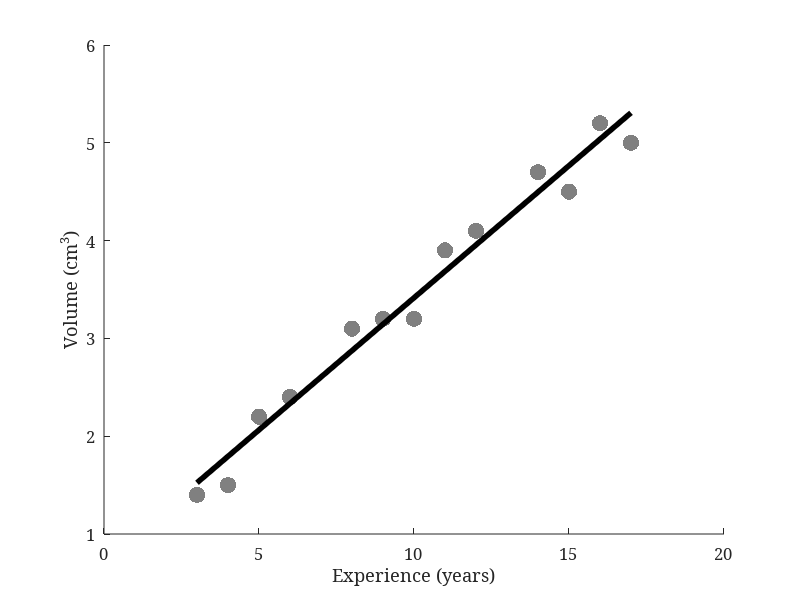

Write the MATLAB code that produced this figure. (Note: this script raises an error after producing the figure.)
function LinearRegressionExample_JoshAnswers
%Non-neuroscience example to show how to linear regression
close all

%First, the data. These are the wing lengths of 13 birds at different YearsExperiences
YearsExperience=[3 4 5 6 8 9 10 11 12 14 15 16 17]; %this is the X variable
Volume=[1.4 1.5 2.2 2.4 3.1 3.2 3.2 3.9 4.1 4.7 4.5 5.2 5]; %this is the Y variable


%Let's calculate the slope and intercept of the regression line
%
% Calculate the slope first
% I am including easy ways to calculate the different vlaues
n=length(YearsExperience); %alternatively, you can calculate n=length(Volume)
SumX=sum(YearsExperience); %sum up all X values
MeanX=mean(YearsExperience); %find the mean X value
SumX2=sum(YearsExperience.^2);  %the sum of each X squared
Sumx2=SumX2-SumX^2/n; %the sum of the square of the difference between (each X and mean X);

SumY=sum(Volume); %sum up all Y values
MeanY=mean(Volume); %find the mean Y value
SumXY=sum(YearsExperience.*Volume); %the sum of the product of each X and Y values
Sumxy=SumXY-SumX*SumY/n;%the sum of the product of the difference between each X value minus the
SumY2=sum(Volume.^2);%the sum of each Y squared
%mean X value and each Y value minus its mean

b=Sumxy/Sumx2; %the slope

%
% Now the intercept
a=MeanY-b*MeanX;


%let's plot out the data
figure(1); clf; hold on;
plot(YearsExperience,Volume,'.','Markersize',35,'color',[.5 .5 .5]);
xlabel('Experience (years)','fontname','Georgia','fontsize', 12);
ylabel('Volume (cm^3)','fontname','Georgia','fontsize', 12);
set(gca,'fontname','Georgia','fontsize',12);% make pretty

%now the regression line
Xline=[3 17];
Ypred=b*Xline+a;
plot(Xline,Ypred,'-','color',[0 0 0 ],'linewidth',4)

suptitle(['Volume_p_r_e_d = ' num2str(a) '+' num2str(b) 'YearsExperience'])

%let's test the null hypothesis that b (slope)=0;
df=n-2; %degrees of freedom
totalSS=SumY2-SumY^2/n;    %totalSS is essentially the sum of the square of the difference between (each y and mean Y);
regressionSS=Sumxy^2/Sumx2;
residualSS=totalSS-regressionSS;
Fstat=regressionSS/(residualSS/df);
prob=fpval(Fstat,1,n-2); % significance probability for regression
text(4,5,['(Fstat based) p of H0:b=0 is ' num2str(prob)],'fontname','Georgia','fontsize',12)

%let's use a t-test to test the null hypothesis that b=0
syx=sqrt((residualSS/df));
sb=sqrt(syx^2/Sumx2);%sb is essentially the standard error of the regression slope
Tval=(b-0)/sb;
prob = 1-tcdf(Tval,n-2); %n-2 is the degrees of freedom
text(4,4.8,['(Tstat based) p of H0:b=0 is ' num2str(prob)],'fontname','Georgia','fontsize',12)


%calculate 95% confidence intervals
t=-1*tinv(.05/2,n-2); %n-2 is the degrees of freedom
L1=b-t*sb; %lower CI
L2=b+t*sb; %upper CI
a1=MeanY-L1*MeanX; %intercept for lower CI
a2=MeanY-L2*MeanX; %intercept for upper CI
plot(Xline,L1*Xline+a1,'--','color',[.75 .75 .75 ],'linewidth',2)
plot(Xline,L2*Xline+a2,'--','color',[.75 .75 .75 ],'linewidth',2)
text(4,4.2,['95% CI in grey dashed lines'],'fontname','Georgia','fontsize',12)

%let's calculate r2 (coefficient of determination)
totalSS=SumY2-SumY^2/n;    %totalSS is essentially the sum of the square of the difference between (each y and mean Y);
regressionSS=Sumxy^2/Sumx2;
r2=regressionSS/totalSS;
text(4,4.5,['r^2=' num2str(r2)],'fontname','Georgia','fontsize',12)
 

%%%%%%%%%%%%%%%%%%%%%%%%%%%%%%%%%%%%%%%%%%%%%%%%%%%%%%%%%%%%%%%%%%%%%%%%%%
%%%%%%%%%%%%%%%%%%%%%%%%%%%%%%%%%%%%%%%%%%%%%%%%%%%%%%%%%%%%%%%%%%%%%%%%%%
%%%%%%%%%%%%%%%%%%%%%%%%%%%%%%%%%%%%%%%%%%%%%%%%%%%%%%%%%%%%%%%%%%%%%%%%%%
%
%
%
% Let's repeat all of this but add 4 different levels of noise to see how
% things get affected

%First, the data. These are the wing lengths of 13 birds at different YearsExperiences
YearsExperience=[3 4 5 6 8 9 10 11 12 14 15 16 17]; %this is the X variable
Volume=[1.4 1.5 2.2 2.4 3.1 3.2 3.2 3.9 4.1 4.7 4.5 5.2 5]; %this is the y variable

h=figure(2); clf; hold on;
set(h,'position',[136 25 1197 780]);
maxY=[];
for i=1:4
    
    subplot(2,2,i); hold on; %just choose the plot    

    Volume=Volume +i*randn(1,length(Volume)); %add noise to data
    maxY(i)=max(Volume); %store max value to make axes the same
    
    %Let's calculate the slope and intercept of the regression line
    %
    % Calculate the slope first
    % I am including easy ways to calculate the different vlaues
    n=length(YearsExperience); %alternatively, you can calculate n=length(Volume)
    SumX=sum(YearsExperience); %sum up all X values
    MeanX=mean(YearsExperience); %find the mean X value
    SumX2=sum(YearsExperience.^2);  %the sum of each X squared
    Sumx2=SumX2-SumX^2/n; %the sum of the square of the difference between (each X and mean X);

    SumY=sum(Volume); %sum up all Y values
    MeanY=mean(Volume); %find the mean Y value
    SumXY=sum(YearsExperience.*Volume); %the sum of the product of each X and Y values
    Sumxy=SumXY-SumX*SumY/n;%the sum of the product of the difference between each X value minus the
    SumY2=sum(Volume.^2);%the sum of each Y squared
    %mean X value and each Y value minus its mean

    b=Sumxy/Sumx2; %the slope

    %
    % Now the intercept
    a=MeanY-b*MeanX;

    %let's plot out the data
    plot(YearsExperience,Volume,'.','Markersize',35,'color',[.5 .5 .5]);
    xlabel('Experience (years)','fontname','Georgia','fontsize', 12);
    ylabel('Volume','fontname','Georgia','fontsize', 12);
    set(gca,'fontname','Georgia','fontsize',12);% make pretty

    %now the regression line
    Xline=[3 17];
    Ypred=b*Xline+a;
    plot(Xline,Ypred,'-','color',[0 0 0 ],'linewidth',4)
    title(['Volume_p_r_e_d = ' num2str(a) '+' num2str(b) 'YearsExperience'])


    %let's calculate r2 (coefficient of determination)
    totalSS=SumY2-SumY^2/n;    %totalSS is essentially the sum of the square of the difference between (each y and mean Y);
    regressionSS=Sumxy^2/Sumx2;
    r2(i)=regressionSS/totalSS;
    

    %let's test the null hypothesis that b (slope)=0;
    df=n-2; %degrees of freedom
    residualSS=totalSS-regressionSS;
    Fstat=regressionSS/(residualSS/df);
    prob(i)=fpval(Fstat,1,n-2); % significance probability for regression

    
    %calculate 95% confidence intervals
    t=-1*tinv(.05/2,n-2); %n-2 is the degrees of freedom
    L1=b-t*sb; %lower CI
    L2=b+t*sb; %upper CI
    a1=MeanY-L1*MeanX; %intercept for lower CI
    a2=MeanY-L2*MeanX; %intercept for upper CI
    plot(Xline,L1*Xline+a1,'--','color',[.75 .75 .75 ],'linewidth',2)
    plot(Xline,L2*Xline+a2,'--','color',[.75 .75 .75 ],'linewidth',2)
end

for i =1:4
    subplot(2,2,i);
    axis([2 18 1 max(maxY)+0.5]); %make all axes the same
    text(4,max(maxY)+0.5-.5,['(Fstat based) p of H0:b=0 is ' num2str(prob(i))],'fontname','Georgia','fontsize',12)
    text(4,max(maxY)+0.5-1,['r^2= ' num2str(r2(i))],'fontname','Georgia','fontsize',12)
end

figure(2);suptitle('Regression effects with increasing noise')

end
%%%%%%%%%%%%%%%%%%%%%%%%%%%%%%%%%%%%%%%%%%%%%%%%%%%%%%%%%%%%%%%%%%%%%%%%%%%
function p = fpval(x,df1,df2)
%FPVAL F distribution p-value function.
%   P = FPVAL(X,V1,V2) returns the upper tail of the F cumulative distribution
%   function with V1 and V2 degrees of freedom at the values in X.  If X is
%   the observed value of an F test statistic, then P is its p-value.
%
%   The size of P is the common size of the input arguments.  A scalar input  
%   functions as a constant matrix of the same size as the other inputs.    
%
%   See also FCDF, FINV.

%   References:
%      [1]  M. Abramowitz and I. A. Stegun, "Handbook of Mathematical
%      Functions", Government Printing Office, 1964, 26.6.

%   Copyright 2010 The MathWorks, Inc. 


if nargin < 3, 
    error(messYearsExperience('stats:fpval:TooFewInputs')); 
end

xunder = 1./max(0,x);
xunder(isnan(x)) = NaN;
p = fcdf(xunder,df2,df1);
end